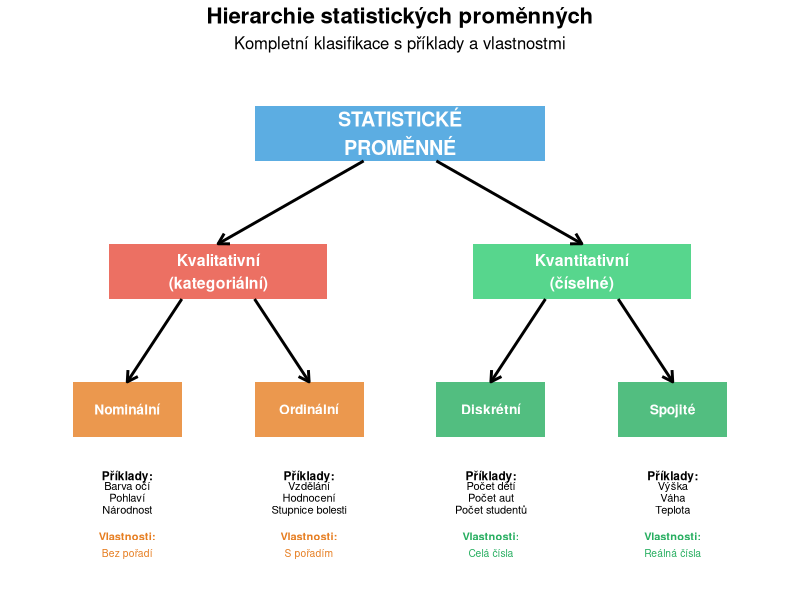
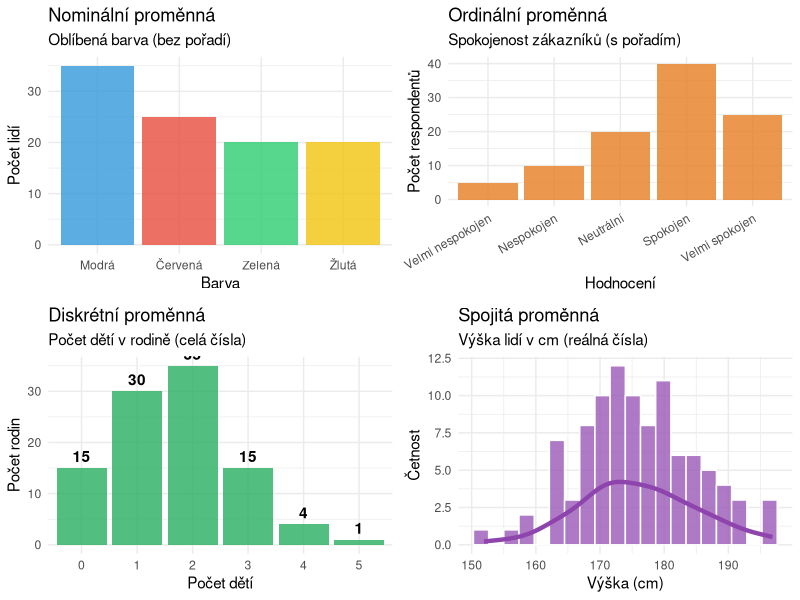

Write R code to recreate these figures, in order.
## ---- chunk 1
#| label: fig-variable-classification
#| fig-cap: "Klasifikace statistických proměnných"
#| warning: false
#| fig-height: 8

library(ggplot2)

# Vytvoření hierarchického diagramu
ggplot() +
  # Úroveň 1: Statistické proměnné
  annotate("rect", xmin = 3, xmax = 7, ymin = 9, ymax = 10,
           fill = "#3498DB", alpha = 0.8) +
  annotate("text", x = 5, y = 9.5, label = "STATISTICKÉ\nPROMĚNNÉ",
           color = "white", fontface = "bold", size = 5) +

  # Úroveň 2: Kvalitativní a Kvantitativní
  annotate("rect", xmin = 1, xmax = 4, ymin = 6.5, ymax = 7.5,
           fill = "#E74C3C", alpha = 0.8) +
  annotate("text", x = 2.5, y = 7, label = "Kvalitativní\n(kategoriální)",
           color = "white", fontface = "bold", size = 4) +

  annotate("rect", xmin = 6, xmax = 9, ymin = 6.5, ymax = 7.5,
           fill = "#2ECC71", alpha = 0.8) +
  annotate("text", x = 7.5, y = 7, label = "Kvantitativní\n(číselné)",
           color = "white", fontface = "bold", size = 4) +

  # Šipky z úrovně 1 do 2
  annotate("segment", x = 4.5, xend = 2.5, y = 9, yend = 7.5,
           arrow = arrow(length = unit(0.3, "cm")), size = 1) +
  annotate("segment", x = 5.5, xend = 7.5, y = 9, yend = 7.5,
           arrow = arrow(length = unit(0.3, "cm")), size = 1) +

  # Úroveň 3: Nominální a Ordinální
  annotate("rect", xmin = 0.5, xmax = 2, ymin = 4, ymax = 5,
           fill = "#E67E22", alpha = 0.8) +
  annotate("text", x = 1.25, y = 4.5, label = "Nominální",
           color = "white", fontface = "bold", size = 3.5) +

  annotate("rect", xmin = 3, xmax = 4.5, ymin = 4, ymax = 5,
           fill = "#E67E22", alpha = 0.8) +
  annotate("text", x = 3.75, y = 4.5, label = "Ordinální",
           color = "white", fontface = "bold", size = 3.5) +

  # Úroveň 3: Diskrétní a Spojité
  annotate("rect", xmin = 5.5, xmax = 7, ymin = 4, ymax = 5,
           fill = "#27AE60", alpha = 0.8) +
  annotate("text", x = 6.25, y = 4.5, label = "Diskrétní",
           color = "white", fontface = "bold", size = 3.5) +

  annotate("rect", xmin = 8, xmax = 9.5, ymin = 4, ymax = 5,
           fill = "#27AE60", alpha = 0.8) +
  annotate("text", x = 8.75, y = 4.5, label = "Spojité",
           color = "white", fontface = "bold", size = 3.5) +

  # Šipky z úrovně 2 do 3
  annotate("segment", x = 2, xend = 1.25, y = 6.5, yend = 5,
           arrow = arrow(length = unit(0.3, "cm")), size = 1) +
  annotate("segment", x = 3, xend = 3.75, y = 6.5, yend = 5,
           arrow = arrow(length = unit(0.3, "cm")), size = 1) +
  annotate("segment", x = 7, xend = 6.25, y = 6.5, yend = 5,
           arrow = arrow(length = unit(0.3, "cm")), size = 1) +
  annotate("segment", x = 8, xend = 8.75, y = 6.5, yend = 5,
           arrow = arrow(length = unit(0.3, "cm")), size = 1) +

  # Příklady pro každý typ
  annotate("text", x = 1.25, y = 3.3, label = "Příklady:",
           fontface = "bold", size = 3) +
  annotate("text", x = 1.25, y = 2.9, label = "Barva očí\nPohlaví\nNárodnost",
           size = 2.8, lineheight = 0.9) +

  annotate("text", x = 3.75, y = 3.3, label = "Příklady:",
           fontface = "bold", size = 3) +
  annotate("text", x = 3.75, y = 2.9, label = "Vzdělání\nHodnocení\nStupnice bolesti",
           size = 2.8, lineheight = 0.9) +

  annotate("text", x = 6.25, y = 3.3, label = "Příklady:",
           fontface = "bold", size = 3) +
  annotate("text", x = 6.25, y = 2.9, label = "Počet dětí\nPočet aut\nPočet studentů",
           size = 2.8, lineheight = 0.9) +

  annotate("text", x = 8.75, y = 3.3, label = "Příklady:",
           fontface = "bold", size = 3) +
  annotate("text", x = 8.75, y = 2.9, label = "Výška\nVáha\nTeplota",
           size = 2.8, lineheight = 0.9) +

  # Vlastnosti
  annotate("text", x = 1.25, y = 2.2, label = "Vlastnosti:",
           fontface = "bold", size = 2.8, color = "#E67E22") +
  annotate("text", x = 1.25, y = 1.9, label = "Bez pořadí",
           size = 2.6, color = "#E67E22") +

  annotate("text", x = 3.75, y = 2.2, label = "Vlastnosti:",
           fontface = "bold", size = 2.8, color = "#E67E22") +
  annotate("text", x = 3.75, y = 1.9, label = "S pořadím",
           size = 2.6, color = "#E67E22") +

  annotate("text", x = 6.25, y = 2.2, label = "Vlastnosti:",
           fontface = "bold", size = 2.8, color = "#27AE60") +
  annotate("text", x = 6.25, y = 1.9, label = "Celá čísla",
           size = 2.6, color = "#27AE60") +

  annotate("text", x = 8.75, y = 2.2, label = "Vlastnosti:",
           fontface = "bold", size = 2.8, color = "#27AE60") +
  annotate("text", x = 8.75, y = 1.9, label = "Reálná čísla",
           size = 2.6, color = "#27AE60") +

  xlim(0, 10) +
  ylim(1.5, 10.5) +
  labs(
    title = "Hierarchie statistických proměnných",
    subtitle = "Kompletní klasifikace s příklady a vlastnostmi"
  ) +
  theme_void() +
  theme(
    plot.title = element_text(hjust = 0.5, face = "bold", size = 16),
    plot.subtitle = element_text(hjust = 0.5, size = 12)
  )
## ---- chunk 2
#| label: fig-variable-examples
#| fig-cap: "Praktické příklady různých typů proměnných"
#| warning: false
#| fig-height: 10

library(ggplot2)
library(gridExtra)

# Příklad 1: Nominální - Oblíbená barva
data_nominal <- data.frame(
  barva = c("Červená", "Modrá", "Zelená", "Žlutá"),
  pocet = c(25, 35, 20, 20)
)

p1 <- ggplot(data_nominal, aes(x = reorder(barva, -pocet), y = pocet, fill = barva)) +
  geom_col(alpha = 0.8) +
  scale_fill_manual(values = c("Červená" = "#E74C3C", "Modrá" = "#3498DB",
                                "Zelená" = "#2ECC71", "Žlutá" = "#F1C40F")) +
  labs(
    title = "Nominální proměnná",
    subtitle = "Oblíbená barva (bez pořadí)",
    x = "Barva",
    y = "Počet lidí"
  ) +
  theme_minimal() +
  theme(legend.position = "none")

# Příklad 2: Ordinální - Hodnocení spokojenosti
data_ordinal <- data.frame(
  hodnoceni = factor(c("Velmi nespokojen", "Nespokojen", "Neutrální",
                       "Spokojen", "Velmi spokojen"),
                     levels = c("Velmi nespokojen", "Nespokojen", "Neutrální",
                               "Spokojen", "Velmi spokojen")),
  pocet = c(5, 10, 20, 40, 25)
)

p2 <- ggplot(data_ordinal, aes(x = hodnoceni, y = pocet)) +
  geom_col(fill = "#E67E22", alpha = 0.8) +
  labs(
    title = "Ordinální proměnná",
    subtitle = "Spokojenost zákazníků (s pořadím)",
    x = "Hodnocení",
    y = "Počet respondentů"
  ) +
  theme_minimal() +
  theme(axis.text.x = element_text(angle = 30, hjust = 1))

# Příklad 3: Diskrétní - Počet dětí
data_discrete <- data.frame(
  deti = 0:5,
  pocet = c(15, 30, 35, 15, 4, 1)
)

p3 <- ggplot(data_discrete, aes(x = factor(deti), y = pocet)) +
  geom_col(fill = "#27AE60", alpha = 0.8) +
  geom_text(aes(label = pocet), vjust = -0.5, fontface = "bold") +
  labs(
    title = "Diskrétní proměnná",
    subtitle = "Počet dětí v rodině (celá čísla)",
    x = "Počet dětí",
    y = "Počet rodin"
  ) +
  theme_minimal()

# Příklad 4: Spojitá - Výška
set.seed(123)
data_continuous <- data.frame(
  vyska = rnorm(100, mean = 175, sd = 10)
)

p4 <- ggplot(data_continuous, aes(x = vyska)) +
  geom_histogram(bins = 20, fill = "#9B59B6", alpha = 0.8, color = "white") +
  geom_density(aes(y = after_stat(count)), color = "#8E44AD", size = 1.5) +
  labs(
    title = "Spojitá proměnná",
    subtitle = "Výška lidí v cm (reálná čísla)",
    x = "Výška (cm)",
    y = "Četnost"
  ) +
  theme_minimal()

gridExtra::grid.arrange(p1, p2, p3, p4, ncol = 2)
